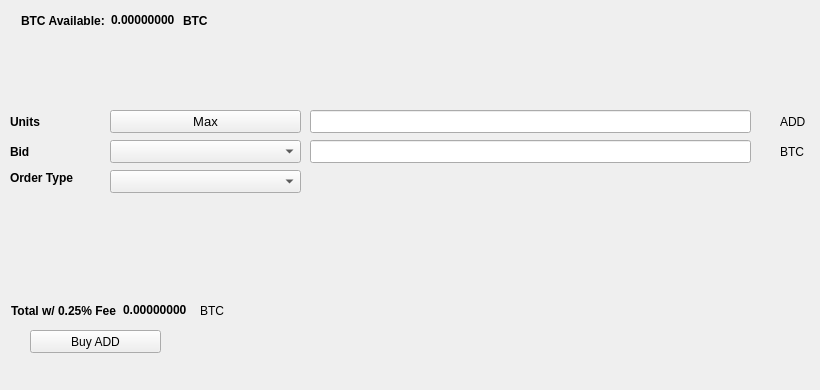
   <widget class="QWidget" name="BuyTab">
    <attribute name="title">
     <string>Buy</string>
    </attribute>
    <widget class="QPushButton" name="BuyADD">
     <property name="geometry">
      <rect>
       <x>30</x>
       <y>330</y>
       <width>131</width>
       <height>23</height>
      </rect>
     </property>
     <property name="text">
      <string>Buy ADD</string>
     </property>
     <property name="icon">
      <iconset resource="../smrtc.qrc">
       <normaloff>:/icons/bitcoin</normaloff>:/icons/bitcoin</iconset>
     </property>
    </widget>
    <widget class="QLabel" name="label_3">
     <property name="geometry">
      <rect>
       <x>10</x>
       <y>110</y>
       <width>46</width>
       <height>23</height>
      </rect>
     </property>
     <property name="font">
      <font>
       <weight>75</weight>
       <bold>true</bold>
      </font>
     </property>
     <property name="text">
      <string>Units</string>
     </property>
    </widget>
    <widget class="QLineEdit" name="UnitsInput">
     <property name="geometry">
      <rect>
       <x>310</x>
       <y>110</y>
       <width>441</width>
       <height>23</height>
      </rect>
     </property>
     <property name="font">
      <font>
       <pointsize>9</pointsize>
       <weight>75</weight>
       <bold>true</bold>
      </font>
     </property>
    </widget>
    <widget class="QLineEdit" name="BuyBidPriceEdit">
     <property name="geometry">
      <rect>
       <x>310</x>
       <y>140</y>
       <width>441</width>
       <height>23</height>
      </rect>
     </property>
     <property name="font">
      <font>
       <pointsize>9</pointsize>
       <weight>75</weight>
       <bold>true</bold>
      </font>
     </property>
    </widget>
    <widget class="QLabel" name="label_4">
     <property name="geometry">
      <rect>
       <x>780</x>
       <y>110</y>
       <width>31</width>
       <height>23</height>
      </rect>
     </property>
     <property name="text">
      <string>ADD</string>
     </property>
    </widget>
    <widget class="QLabel" name="label_5">
     <property name="geometry">
      <rect>
       <x>780</x>
       <y>140</y>
       <width>31</width>
       <height>23</height>
      </rect>
     </property>
     <property name="text">
      <string>BTC</string>
     </property>
    </widget>
    <widget class="QLabel" name="label_6">
     <property name="geometry">
      <rect>
       <x>10</x>
       <y>140</y>
       <width>46</width>
       <height>23</height>
      </rect>
     </property>
     <property name="font">
      <font>
       <weight>75</weight>
       <bold>true</bold>
      </font>
     </property>
     <property name="text">
      <string>Bid</string>
     </property>
    </widget>
    <widget class="QLabel" name="label_7">
     <property name="geometry">
      <rect>
       <x>10</x>
       <y>170</y>
       <width>91</width>
       <height>16</height>
      </rect>
     </property>
     <property name="font">
      <font>
       <weight>75</weight>
       <bold>true</bold>
      </font>
     </property>
     <property name="text">
      <string>Order Type</string>
     </property>
    </widget>
    <widget class="QPushButton" name="Buy_Max_Amount">
     <property name="geometry">
      <rect>
       <x>110</x>
       <y>110</y>
       <width>191</width>
       <height>23</height>
      </rect>
     </property>
     <property name="font">
      <font>
       <pointsize>10</pointsize>
      </font>
     </property>
     <property name="text">
      <string>Max</string>
     </property>
    </widget>
    <widget class="QComboBox" name="BuyBidcomboBox">
     <property name="geometry">
      <rect>
       <x>110</x>
       <y>140</y>
       <width>191</width>
       <height>23</height>
      </rect>
     </property>
     <property name="font">
      <font>
       <pointsize>10</pointsize>
      </font>
     </property>
    </widget>
    <widget class="QComboBox" name="buyOrdertypeCombo">
     <property name="geometry">
      <rect>
       <x>110</x>
       <y>170</y>
       <width>191</width>
       <height>23</height>
      </rect>
     </property>
     <property name="font">
      <font>
       <pointsize>10</pointsize>
      </font>
     </property>
    </widget>
    <widget class="QWidget" name="layoutWidget1">
     <property name="geometry">
      <rect>
       <x>21</x>
       <y>11</y>
       <width>227</width>
       <height>19</height>
      </rect>
     </property>
     <layout class="QHBoxLayout" name="horizontalLayout_3">
      <item>
       <widget class="QLabel" name="label232">
        <property name="font">
         <font>
          <weight>75</weight>
          <bold>true</bold>
         </font>
        </property>
        <property name="text">
         <string>BTC Available:</string>
        </property>
       </widget>
      </item>
      <item>
       <widget class="QLabel" name="BtcAvailableLbl">
        <property name="palette">
         <palette>
          <active>
           <colorrole role="WindowText">
            <brush brushstyle="SolidPattern">
             <color alpha="255">
              <red>0</red>
              <green>0</green>
              <blue>0</blue>
             </color>
            </brush>
           </colorrole>
           <colorrole role="Button">
            <brush brushstyle="SolidPattern">
             <color alpha="255">
              <red>0</red>
              <green>170</green>
              <blue>0</blue>
             </color>
            </brush>
           </colorrole>
           <colorrole role="Light">
            <brush brushstyle="SolidPattern">
             <color alpha="255">
              <red>0</red>
              <green>255</green>
              <blue>0</blue>
             </color>
            </brush>
           </colorrole>
           <colorrole role="Midlight">
            <brush brushstyle="SolidPattern">
             <color alpha="255">
              <red>0</red>
              <green>212</green>
              <blue>0</blue>
             </color>
            </brush>
           </colorrole>
           <colorrole role="Dark">
            <brush brushstyle="SolidPattern">
             <color alpha="255">
              <red>0</red>
              <green>85</green>
              <blue>0</blue>
             </color>
            </brush>
           </colorrole>
           <colorrole role="Mid">
            <brush brushstyle="SolidPattern">
             <color alpha="255">
              <red>0</red>
              <green>113</green>
              <blue>0</blue>
             </color>
            </brush>
           </colorrole>
           <colorrole role="Text">
            <brush brushstyle="SolidPattern">
             <color alpha="255">
              <red>0</red>
              <green>170</green>
              <blue>0</blue>
             </color>
            </brush>
           </colorrole>
           <colorrole role="BrightText">
            <brush brushstyle="SolidPattern">
             <color alpha="255">
              <red>255</red>
              <green>255</green>
              <blue>255</blue>
             </color>
            </brush>
           </colorrole>
           <colorrole role="ButtonText">
            <brush brushstyle="SolidPattern">
             <color alpha="255">
              <red>0</red>
              <green>0</green>
              <blue>0</blue>
             </color>
            </brush>
           </colorrole>
           <colorrole role="Base">
            <brush brushstyle="SolidPattern">
             <color alpha="255">
              <red>255</red>
              <green>255</green>
              <blue>255</blue>
             </color>
            </brush>
           </colorrole>
           <colorrole role="Window">
            <brush brushstyle="SolidPattern">
             <color alpha="255">
              <red>0</red>
              <green>170</green>
              <blue>0</blue>
             </color>
            </brush>
           </colorrole>
           <colorrole role="Shadow">
            <brush brushstyle="SolidPattern">
             <color alpha="255">
              <red>0</red>
              <green>0</green>
              <blue>0</blue>
             </color>
            </brush>
           </colorrole>
           <colorrole role="AlternateBase">
            <brush brushstyle="SolidPattern">
             <color alpha="255">
              <red>127</red>
              <green>212</green>
              <blue>127</blue>
             </color>
            </brush>
           </colorrole>
           <colorrole role="ToolTipBase">
            <brush brushstyle="SolidPattern">
             <color alpha="255">
              <red>255</red>
              <green>255</green>
              <blue>220</blue>
             </color>
            </brush>
           </colorrole>
           <colorrole role="ToolTipText">
            <brush brushstyle="SolidPattern">
             <color alpha="255">
              <red>0</red>
              <green>0</green>
              <blue>0</blue>
             </color>
            </brush>
           </colorrole>
          </active>
          <inactive>
           <colorrole role="WindowText">
            <brush brushstyle="SolidPattern">
             <color alpha="255">
              <red>0</red>
              <green>0</green>
              <blue>0</blue>
             </color>
            </brush>
           </colorrole>
           <colorrole role="Button">
            <brush brushstyle="SolidPattern">
             <color alpha="255">
              <red>0</red>
              <green>170</green>
              <blue>0</blue>
             </color>
            </brush>
           </colorrole>
           <colorrole role="Light">
            <brush brushstyle="SolidPattern">
             <color alpha="255">
              <red>0</red>
              <green>255</green>
              <blue>0</blue>
             </color>
            </brush>
           </colorrole>
           <colorrole role="Midlight">
            <brush brushstyle="SolidPattern">
             <color alpha="255">
              <red>0</red>
              <green>212</green>
              <blue>0</blue>
             </color>
            </brush>
           </colorrole>
           <colorrole role="Dark">
            <brush brushstyle="SolidPattern">
             <color alpha="255">
              <red>0</red>
              <green>85</green>
              <blue>0</blue>
             </color>
            </brush>
           </colorrole>
           <colorrole role="Mid">
            <brush brushstyle="SolidPattern">
             <color alpha="255">
              <red>0</red>
              <green>113</green>
              <blue>0</blue>
             </color>
            </brush>
           </colorrole>
           <colorrole role="Text">
            <brush brushstyle="SolidPattern">
             <color alpha="255">
              <red>0</red>
              <green>170</green>
              <blue>0</blue>
             </color>
            </brush>
           </colorrole>
           <colorrole role="BrightText">
            <brush brushstyle="SolidPattern">
             <color alpha="255">
              <red>255</red>
              <green>255</green>
              <blue>255</blue>
             </color>
            </brush>
           </colorrole>
           <colorrole role="ButtonText">
            <brush brushstyle="SolidPattern">
             <color alpha="255">
              <red>0</red>
              <green>0</green>
              <blue>0</blue>
             </color>
            </brush>
           </colorrole>
           <colorrole role="Base">
            <brush brushstyle="SolidPattern">
             <color alpha="255">
              <red>255</red>
              <green>255</green>
              <blue>255</blue>
             </color>
            </brush>
           </colorrole>
           <colorrole role="Window">
            <brush brushstyle="SolidPattern">
             <color alpha="255">
              <red>0</red>
              <green>170</green>
              <blue>0</blue>
             </color>
            </brush>
           </colorrole>
           <colorrole role="Shadow">
            <brush brushstyle="SolidPattern">
             <color alpha="255">
              <red>0</red>
              <green>0</green>
              <blue>0</blue>
             </color>
            </brush>
           </colorrole>
           <colorrole role="AlternateBase">
            <brush brushstyle="SolidPattern">
             <color alpha="255">
              <red>127</red>
              <green>212</green>
              <blue>127</blue>
             </color>
            </brush>
           </colorrole>
           <colorrole role="ToolTipBase">
            <brush brushstyle="SolidPattern">
             <color alpha="255">
              <red>255</red>
              <green>255</green>
              <blue>220</blue>
             </color>
            </brush>
           </colorrole>
           <colorrole role="ToolTipText">
            <brush brushstyle="SolidPattern">
             <color alpha="255">
              <red>0</red>
              <green>0</green>
              <blue>0</blue>
             </color>
            </brush>
           </colorrole>
          </inactive>
          <disabled>
           <colorrole role="WindowText">
            <brush brushstyle="SolidPattern">
             <color alpha="255">
              <red>0</red>
              <green>85</green>
              <blue>0</blue>
             </color>
            </brush>
           </colorrole>
           <colorrole role="Button">
            <brush brushstyle="SolidPattern">
             <color alpha="255">
              <red>0</red>
              <green>170</green>
              <blue>0</blue>
             </color>
            </brush>
           </colorrole>
           <colorrole role="Light">
            <brush brushstyle="SolidPattern">
             <color alpha="255">
              <red>0</red>
              <green>255</green>
              <blue>0</blue>
             </color>
            </brush>
           </colorrole>
           <colorrole role="Midlight">
            <brush brushstyle="SolidPattern">
             <color alpha="255">
              <red>0</red>
              <green>212</green>
              <blue>0</blue>
             </color>
            </brush>
           </colorrole>
           <colorrole role="Dark">
            <brush brushstyle="SolidPattern">
             <color alpha="255">
              <red>0</red>
              <green>85</green>
              <blue>0</blue>
             </color>
            </brush>
           </colorrole>
           <colorrole role="Mid">
            <brush brushstyle="SolidPattern">
             <color alpha="255">
              <red>0</red>
              <green>113</green>
              <blue>0</blue>
             </color>
            </brush>
           </colorrole>
           <colorrole role="Text">
            <brush brushstyle="SolidPattern">
             <color alpha="255">
              <red>0</red>
              <green>85</green>
              <blue>0</blue>
             </color>
            </brush>
           </colorrole>
           <colorrole role="BrightText">
            <brush brushstyle="SolidPattern">
             <color alpha="255">
              <red>255</red>
              <green>255</green>
              <blue>255</blue>
             </color>
            </brush>
           </colorrole>
           <colorrole role="ButtonText">
            <brush brushstyle="SolidPattern">
             <color alpha="255">
              <red>0</red>
              <green>85</green>
              <blue>0</blue>
             </color>
            </brush>
           </colorrole>
           <colorrole role="Base">
            <brush brushstyle="SolidPattern">
             <color alpha="255">
              <red>0</red>
              <green>170</green>
              <blue>0</blue>
             </color>
            </brush>
           </colorrole>
           <colorrole role="Window">
            <brush brushstyle="SolidPattern">
             <color alpha="255">
              <red>0</red>
              <green>170</green>
              <blue>0</blue>
             </color>
            </brush>
           </colorrole>
           <colorrole role="Shadow">
            <brush brushstyle="SolidPattern">
             <color alpha="255">
              <red>0</red>
              <green>0</green>
              <blue>0</blue>
             </color>
            </brush>
           </colorrole>
           <colorrole role="AlternateBase">
            <brush brushstyle="SolidPattern">
             <color alpha="255">
              <red>0</red>
              <green>170</green>
              <blue>0</blue>
             </color>
            </brush>
           </colorrole>
           <colorrole role="ToolTipBase">
            <brush brushstyle="SolidPattern">
             <color alpha="255">
              <red>255</red>
              <green>255</green>
              <blue>220</blue>
             </color>
            </brush>
           </colorrole>
           <colorrole role="ToolTipText">
            <brush brushstyle="SolidPattern">
             <color alpha="255">
              <red>0</red>
              <green>0</green>
              <blue>0</blue>
             </color>
            </brush>
           </colorrole>
          </disabled>
         </palette>
        </property>
        <property name="font">
         <font>
          <weight>75</weight>
          <bold>true</bold>
         </font>
        </property>
        <property name="text">
         <string>0.00000000</string>
        </property>
        <property name="textInteractionFlags">
         <set>Qt::LinksAccessibleByMouse|Qt::TextSelectableByKeyboard|Qt::TextSelectableByMouse</set>
        </property>
       </widget>
      </item>
      <item>
       <widget class="QLabel" name="BtcAvailableLbl_2">
        <property name="font">
         <font>
          <weight>75</weight>
          <bold>true</bold>
         </font>
        </property>
        <property name="text">
         <string>BTC</string>
        </property>
       </widget>
      </item>
     </layout>
    </widget>
    <widget class="QWidget" name="layoutWidge2">
     <property name="geometry">
      <rect>
       <x>11</x>
       <y>301</y>
       <width>259</width>
       <height>19</height>
      </rect>
     </property>
     <layout class="QHBoxLayout" name="horizontalLayout_4">
      <item>
       <widget class="QLabel" name="label_9">
        <property name="font">
         <font>
          <weight>75</weight>
          <bold>true</bold>
         </font>
        </property>
        <property name="text">
         <string>Total w/ 0.25% Fee</string>
        </property>
       </widget>
      </item>
      <item>
       <widget class="QLabel" name="BuyCostLabel">
        <property name="palette">
         <palette>
          <active>
           <colorrole role="WindowText">
            <brush brushstyle="SolidPattern">
             <color alpha="255">
              <red>0</red>
              <green>0</green>
              <blue>0</blue>
             </color>
            </brush>
           </colorrole>
           <colorrole role="Button">
            <brush brushstyle="SolidPattern">
             <color alpha="255">
              <red>0</red>
              <green>170</green>
              <blue>0</blue>
             </color>
            </brush>
           </colorrole>
           <colorrole role="Light">
            <brush brushstyle="SolidPattern">
             <color alpha="255">
              <red>0</red>
              <green>255</green>
              <blue>0</blue>
             </color>
            </brush>
           </colorrole>
           <colorrole role="Midlight">
            <brush brushstyle="SolidPattern">
             <color alpha="255">
              <red>0</red>
              <green>212</green>
              <blue>0</blue>
             </color>
            </brush>
           </colorrole>
           <colorrole role="Dark">
            <brush brushstyle="SolidPattern">
             <color alpha="255">
              <red>0</red>
              <green>85</green>
              <blue>0</blue>
             </color>
            </brush>
           </colorrole>
           <colorrole role="Mid">
            <brush brushstyle="SolidPattern">
             <color alpha="255">
              <red>0</red>
              <green>113</green>
              <blue>0</blue>
             </color>
            </brush>
           </colorrole>
           <colorrole role="Text">
            <brush brushstyle="SolidPattern">
             <color alpha="255">
              <red>0</red>
              <green>170</green>
              <blue>0</blue>
             </color>
            </brush>
           </colorrole>
           <colorrole role="BrightText">
            <brush brushstyle="SolidPattern">
             <color alpha="255">
              <red>255</red>
              <green>255</green>
              <blue>255</blue>
             </color>
            </brush>
           </colorrole>
           <colorrole role="ButtonText">
            <brush brushstyle="SolidPattern">
             <color alpha="255">
              <red>0</red>
              <green>0</green>
              <blue>0</blue>
             </color>
            </brush>
           </colorrole>
           <colorrole role="Base">
            <brush brushstyle="SolidPattern">
             <color alpha="255">
              <red>255</red>
              <green>255</green>
              <blue>255</blue>
             </color>
            </brush>
           </colorrole>
           <colorrole role="Window">
            <brush brushstyle="SolidPattern">
             <color alpha="255">
              <red>0</red>
              <green>170</green>
              <blue>0</blue>
             </color>
            </brush>
           </colorrole>
           <colorrole role="Shadow">
            <brush brushstyle="SolidPattern">
             <color alpha="255">
              <red>0</red>
              <green>0</green>
              <blue>0</blue>
             </color>
            </brush>
           </colorrole>
           <colorrole role="AlternateBase">
            <brush brushstyle="SolidPattern">
             <color alpha="255">
              <red>127</red>
              <green>212</green>
              <blue>127</blue>
             </color>
            </brush>
           </colorrole>
           <colorrole role="ToolTipBase">
            <brush brushstyle="SolidPattern">
             <color alpha="255">
              <red>255</red>
              <green>255</green>
              <blue>220</blue>
             </color>
            </brush>
           </colorrole>
           <colorrole role="ToolTipText">
            <brush brushstyle="SolidPattern">
             <color alpha="255">
              <red>0</red>
              <green>0</green>
              <blue>0</blue>
             </color>
            </brush>
           </colorrole>
          </active>
          <inactive>
           <colorrole role="WindowText">
            <brush brushstyle="SolidPattern">
             <color alpha="255">
              <red>0</red>
              <green>0</green>
              <blue>0</blue>
             </color>
            </brush>
           </colorrole>
           <colorrole role="Button">
            <brush brushstyle="SolidPattern">
             <color alpha="255">
              <red>0</red>
              <green>170</green>
              <blue>0</blue>
             </color>
            </brush>
           </colorrole>
           <colorrole role="Light">
            <brush brushstyle="SolidPattern">
             <color alpha="255">
              <red>0</red>
              <green>255</green>
              <blue>0</blue>
             </color>
            </brush>
           </colorrole>
           <colorrole role="Midlight">
            <brush brushstyle="SolidPattern">
             <color alpha="255">
              <red>0</red>
              <green>212</green>
              <blue>0</blue>
             </color>
            </brush>
           </colorrole>
           <colorrole role="Dark">
            <brush brushstyle="SolidPattern">
             <color alpha="255">
              <red>0</red>
              <green>85</green>
              <blue>0</blue>
             </color>
            </brush>
           </colorrole>
           <colorrole role="Mid">
            <brush brushstyle="SolidPattern">
             <color alpha="255">
              <red>0</red>
              <green>113</green>
              <blue>0</blue>
             </color>
            </brush>
           </colorrole>
           <colorrole role="Text">
            <brush brushstyle="SolidPattern">
             <color alpha="255">
              <red>0</red>
              <green>170</green>
              <blue>0</blue>
             </color>
            </brush>
           </colorrole>
           <colorrole role="BrightText">
            <brush brushstyle="SolidPattern">
             <color alpha="255">
              <red>255</red>
              <green>255</green>
              <blue>255</blue>
             </color>
            </brush>
           </colorrole>
           <colorrole role="ButtonText">
            <brush brushstyle="SolidPattern">
             <color alpha="255">
              <red>0</red>
              <green>0</green>
              <blue>0</blue>
             </color>
            </brush>
           </colorrole>
           <colorrole role="Base">
            <brush brushstyle="SolidPattern">
             <color alpha="255">
              <red>255</red>
              <green>255</green>
              <blue>255</blue>
             </color>
            </brush>
           </colorrole>
           <colorrole role="Window">
            <brush brushstyle="SolidPattern">
             <color alpha="255">
              <red>0</red>
              <green>170</green>
              <blue>0</blue>
             </color>
            </brush>
           </colorrole>
           <colorrole role="Shadow">
            <brush brushstyle="SolidPattern">
             <color alpha="255">
              <red>0</red>
              <green>0</green>
              <blue>0</blue>
             </color>
            </brush>
           </colorrole>
           <colorrole role="AlternateBase">
            <brush brushstyle="SolidPattern">
             <color alpha="255">
              <red>127</red>
              <green>212</green>
              <blue>127</blue>
             </color>
            </brush>
           </colorrole>
           <colorrole role="ToolTipBase">
            <brush brushstyle="SolidPattern">
             <color alpha="255">
              <red>255</red>
              <green>255</green>
              <blue>220</blue>
             </color>
            </brush>
           </colorrole>
           <colorrole role="ToolTipText">
            <brush brushstyle="SolidPattern">
             <color alpha="255">
              <red>0</red>
              <green>0</green>
              <blue>0</blue>
             </color>
            </brush>
           </colorrole>
          </inactive>
          <disabled>
           <colorrole role="WindowText">
            <brush brushstyle="SolidPattern">
             <color alpha="255">
              <red>0</red>
              <green>85</green>
              <blue>0</blue>
             </color>
            </brush>
           </colorrole>
           <colorrole role="Button">
            <brush brushstyle="SolidPattern">
             <color alpha="255">
              <red>0</red>
              <green>170</green>
              <blue>0</blue>
             </color>
            </brush>
           </colorrole>
           <colorrole role="Light">
            <brush brushstyle="SolidPattern">
             <color alpha="255">
              <red>0</red>
              <green>255</green>
              <blue>0</blue>
             </color>
            </brush>
           </colorrole>
           <colorrole role="Midlight">
            <brush brushstyle="SolidPattern">
             <color alpha="255">
              <red>0</red>
              <green>212</green>
              <blue>0</blue>
             </color>
            </brush>
           </colorrole>
           <colorrole role="Dark">
            <brush brushstyle="SolidPattern">
             <color alpha="255">
              <red>0</red>
              <green>85</green>
              <blue>0</blue>
             </color>
            </brush>
           </colorrole>
           <colorrole role="Mid">
            <brush brushstyle="SolidPattern">
             <color alpha="255">
              <red>0</red>
              <green>113</green>
              <blue>0</blue>
             </color>
            </brush>
           </colorrole>
           <colorrole role="Text">
            <brush brushstyle="SolidPattern">
             <color alpha="255">
              <red>0</red>
              <green>85</green>
              <blue>0</blue>
             </color>
            </brush>
           </colorrole>
           <colorrole role="BrightText">
            <brush brushstyle="SolidPattern">
             <color alpha="255">
              <red>255</red>
              <green>255</green>
              <blue>255</blue>
             </color>
            </brush>
           </colorrole>
           <colorrole role="ButtonText">
            <brush brushstyle="SolidPattern">
             <color alpha="255">
              <red>0</red>
              <green>85</green>
              <blue>0</blue>
             </color>
            </brush>
           </colorrole>
           <colorrole role="Base">
            <brush brushstyle="SolidPattern">
             <color alpha="255">
              <red>0</red>
              <green>170</green>
              <blue>0</blue>
             </color>
            </brush>
           </colorrole>
           <colorrole role="Window">
            <brush brushstyle="SolidPattern">
             <color alpha="255">
              <red>0</red>
              <green>170</green>
              <blue>0</blue>
             </color>
            </brush>
           </colorrole>
           <colorrole role="Shadow">
            <brush brushstyle="SolidPattern">
             <color alpha="255">
              <red>0</red>
              <green>0</green>
              <blue>0</blue>
             </color>
            </brush>
           </colorrole>
           <colorrole role="AlternateBase">
            <brush brushstyle="SolidPattern">
             <color alpha="255">
              <red>0</red>
              <green>170</green>
              <blue>0</blue>
             </color>
            </brush>
           </colorrole>
           <colorrole role="ToolTipBase">
            <brush brushstyle="SolidPattern">
             <color alpha="255">
              <red>255</red>
              <green>255</green>
              <blue>220</blue>
             </color>
            </brush>
           </colorrole>
           <colorrole role="ToolTipText">
            <brush brushstyle="SolidPattern">
             <color alpha="255">
              <red>0</red>
              <green>0</green>
              <blue>0</blue>
             </color>
            </brush>
           </colorrole>
          </disabled>
         </palette>
        </property>
        <property name="font">
         <font>
          <weight>75</weight>
          <bold>true</bold>
         </font>
        </property>
        <property name="autoFillBackground">
         <bool>false</bool>
        </property>
        <property name="text">
         <string>0.00000000</string>
        </property>
        <property name="textInteractionFlags">
         <set>Qt::LinksAccessibleByMouse|Qt::TextSelectableByMouse</set>
        </property>
       </widget>
      </item>
      <item>
       <widget class="QLabel" name="label_10">
        <property name="font">
         <font>
          <weight>50</weight>
          <bold>false</bold>
         </font>
        </property>
        <property name="text">
         <string>BTC</string>
        </property>
       </widget>
      </item>
     </layout>
    </widget>
    <widget class="QLabel" name="label_24">
     <property name="geometry">
      <rect>
       <x>460</x>
       <y>300</y>
       <width>281</width>
       <height>81</height>
      </rect>
     </property>
     <property name="text">
      <string/>
     </property>
     <property name="pixmap">
      <pixmap>:/images/bittrex</pixmap>
     </property>
    </widget>
   </widget>
